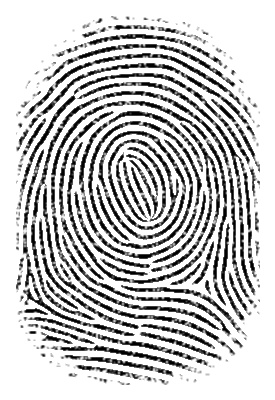
#> input picture images/input/1.jpg, 275 x 400 px
$ python run_experiment.py   (older library calls are emulated)
#> lines starting #> are read from the running program, lines starting #| are printed output that depends on the picture; after the words box and inside, x2 and y2 are one past the last pixel; in counts of white or black regions, pixels touching at a corner belong together
### src/fingerprint_pipeline.py
"""Classical fingerprint feature-extraction research pipeline.

This module reconstructs the useful parts of the legacy notebook into an
ordered, testable pipeline.  It is intentionally a vision research prototype,
not a production AFIS implementation and not an ISO template encoder.
"""
from __future__ import annotations

from dataclasses import dataclass, asdict
from pathlib import Path
from typing import Iterable, Sequence
import csv
import json
import math

import cv2
import numpy as np
from scipy import ndimage
from scipy.signal import find_peaks
from skimage.morphology import remove_small_objects, skeletonize


@dataclass(frozen=True)
class PipelineConfig:
    block_size: int = 16
    clahe_clip_limit: float = 2.0
    clahe_grid: tuple[int, int] = (8, 8)
    orientation_smooth_sigma_blocks: float = 1.0
    roi_dark_threshold: int = 248
    roi_close_size: int = 19
    roi_erode_px: int = 25
    adaptive_block_size: int = 31  # retained only for the documented experimental branch
    adaptive_c: int = 7
    morph_kernel_size: int = 1
    min_component_size: int = 24
    prune_length: int = 5
    minutia_roi_distance: float = 38.0
    minutia_min_coherence: float = 0.40
    minutia_min_separation: float = 20.0
    branch_trace_length: int = 18
    branch_min_length: int = 15
    broken_ridge_pair_max_gap: float = 24.0
    broken_ridge_pair_angle_tolerance_deg: float = 35.0
    singular_search_radius_px: int = 10
    singular_ring_radius_px: int = 10
    singular_min_coherence: float = 0.12


@dataclass
class Minutia:
    x: int
    y: int
    kind: str
    branch_angles_rad: list[float]
    branch_lengths_px: list[int]
    coherence: float
    roi_distance_px: float
    quality_proxy: float

    @property
    def orientation_rad(self) -> float | None:
        return self.branch_angles_rad[0] if self.branch_angles_rad else None


@dataclass
class SingularPoint:
    x: int
    y: int
    kind: str
    poincare_index_rad: float
    branch_angles_rad: list[float]
    coherence: float


@dataclass
class PipelineResult:
    original: np.ndarray
    normalized: np.ndarray
    enhanced: np.ndarray
    roi_mask: np.ndarray
    inner_roi_mask: np.ndarray
    orientation_blocks: np.ndarray
    coherence_blocks: np.ndarray
    orientation_dense: np.ndarray
    coherence_dense: np.ndarray
    binary_ridges: np.ndarray
    skeleton: np.ndarray
    minutiae: list[Minutia]
    singular_points: list[SingularPoint]
    diagnostics: dict


_OFFSETS_8 = [
    (-1, 0), (-1, 1), (0, 1), (1, 1),
    (1, 0), (1, -1), (0, -1), (-1, -1),
]


def load_grayscale(path: str | Path) -> np.ndarray:
    img = cv2.imread(str(path), cv2.IMREAD_GRAYSCALE)
#> img is the input picture: shape (400, 275); min 0, max 255, mean 197.5
    if img is None:
        raise FileNotFoundError(f"Could not read image: {path}")
    if img.ndim != 2:
        raise ValueError("Expected a single-channel grayscale image")
    return img


def normalize_and_clahe(img: np.ndarray, cfg: PipelineConfig) -> tuple[np.ndarray, np.ndarray]:
    normalized = cv2.normalize(img, None, 0, 255, cv2.NORM_MINMAX)
    clahe = cv2.createCLAHE(
        clipLimit=cfg.clahe_clip_limit,
        tileGridSize=cfg.clahe_grid,
    )
    enhanced = clahe.apply(normalized)
    return normalized, enhanced


def largest_component(mask: np.ndarray) -> np.ndarray:
    mask_u8 = (mask > 0).astype(np.uint8)
    n, labels, stats, _ = cv2.connectedComponentsWithStats(mask_u8, 8)
    if n <= 1:
        return mask_u8 * 255
    idx = 1 + int(np.argmax(stats[1:, cv2.CC_STAT_AREA]))
    return (labels == idx).astype(np.uint8) * 255


def compute_roi_mask(img: np.ndarray, cfg: PipelineConfig) -> tuple[np.ndarray, np.ndarray]:
    # The supplied laboratory image has a white background.  Thresholding dark
    # pixels, joining ridge fragments, and filling the largest contour yields a
    # stable foreground envelope without pretending to be a general segmenter.
    dark = (img < cfg.roi_dark_threshold).astype(np.uint8) * 255
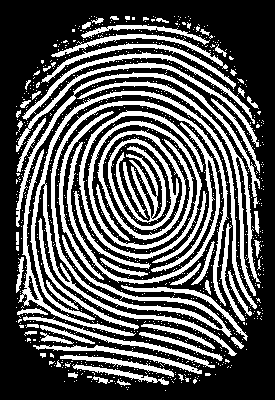
#> dark: shape (400, 275); 34.2% white; 988 white regions (919 under 20 px), largest, box (x1, y1, x2, y2) and area: (30, 91, 257, 356) 3717, (51, 101, 232, 337) 3535, (79, 110, 204, 259) 3366
    k = cv2.getStructuringElement(
        cv2.MORPH_ELLIPSE, (cfg.roi_close_size, cfg.roi_close_size)
    )
    connected = cv2.morphologyEx(dark, cv2.MORPH_CLOSE, k, iterations=2)
#> connected: shape (400, 275); 81.3% white; 4 black regions, box (x1, y1, x2, y2) and area: (144, 0, 275, 117) 6251, (0, 0, 101, 116) 5877, (0, 312, 112, 400) 4475, (185, 315, 275, 400) 3980
    connected = cv2.dilate(connected, k, iterations=1)
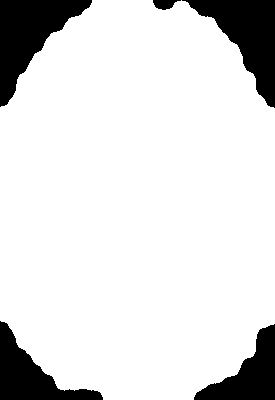
#> connected: shape (400, 275); 86.5% white; 5 black regions, box (x1, y1, x2, y2) and area: (0, 0, 92, 107) 4456, (182, 0, 275, 108) 4278, (0, 321, 103, 400) 3110, (194, 324, 275, 400) 2811, (153, 0, 181, 10) 182
    connected = largest_component(connected)
#> in largest_component, `n, labels, stats, _ = cv2.connectedComponentsWithStats(mask_u8, 8)`: labels: shape (400, 275) int32; values 0 (black) and 1 (white), 86.5% white; 5 black regions
#> in largest_component, `n, labels, stats, _ = cv2.connectedComponentsWithStats(mask_u8, 8)`: n = 2; stats = [[0, 0, 275, 400, 14837], [0, 0, 275, 400, 95163]]
#> in largest_component, `idx = 1 + int(np.argmax(stats[1:, cv2.CC_STAT_AREA]))`: idx = 1
    contours, _ = cv2.findContours(connected, cv2.RETR_EXTERNAL, cv2.CHAIN_APPROX_SIMPLE)
#> contours = 1 contour; box (x1, y1, x2, y2) and area: (0, 0, 275, 400) 94599
    filled = np.zeros_like(img, dtype=np.uint8)
    if contours:
        cnt = max(contours, key=cv2.contourArea)
#> cnt = contour of 382 points, box (x1, y1, x2, y2) (0, 0, 275, 400), area 94599
        hull = cv2.convexHull(cnt)
#> hull = contour of 26 points, box (x1, y1, x2, y2) (0, 0, 275, 400), area 96292
        cv2.drawContours(filled, [hull], -1, 255, thickness=-1)
#> filled: shape (400, 275); 88% white; 4 black regions, box (x1, y1, x2, y2) and area: (0, 0, 92, 107) 4143, (184, 0, 275, 108) 3889, (0, 321, 101, 400) 2737, (194, 324, 275, 400) 2415
    else:
        filled[:] = 255
    # Smooth blocky edges and keep a conservative interior for minutiae.
    filled = cv2.morphologyEx(
        filled,
        cv2.MORPH_CLOSE,
        cv2.getStructuringElement(cv2.MORPH_ELLIPSE, (9, 9)),
    )
#> filled: shape (400, 275); 88.1% white; 4 black regions, box (x1, y1, x2, y2) and area: (0, 0, 89, 103) 4129, (189, 0, 275, 104) 3872, (0, 325, 88, 400) 2699, (199, 328, 275, 400) 2396
    erode_k = cv2.getStructuringElement(
        cv2.MORPH_ELLIPSE,
        (2 * cfg.roi_erode_px + 1, 2 * cfg.roi_erode_px + 1),
    )
    inner = cv2.erode(filled, erode_k)
#> inner: shape (400, 275); 74.8% white; 4 black regions, box (x1, y1, x2, y2) and area: (0, 0, 114, 128) 8097, (164, 0, 275, 129) 7834, (0, 300, 113, 400) 6196, (174, 303, 275, 400) 5588
    return filled, inner


def _smooth_axial_field(theta: np.ndarray, sigma: float, mask: np.ndarray | None = None) -> np.ndarray:
    c = np.cos(2.0 * theta)
    s = np.sin(2.0 * theta)
    if mask is None:
        c_s = ndimage.gaussian_filter(c, sigma=sigma, mode="nearest")
        s_s = ndimage.gaussian_filter(s, sigma=sigma, mode="nearest")
    else:
        m = mask.astype(float)
        den = ndimage.gaussian_filter(m, sigma=sigma, mode="nearest") + 1e-8
        c_s = ndimage.gaussian_filter(c * m, sigma=sigma, mode="nearest") / den
        s_s = ndimage.gaussian_filter(s * m, sigma=sigma, mode="nearest") / den
    return 0.5 * np.arctan2(s_s, c_s)


def estimate_orientation_fields(
    img: np.ndarray,
    roi_mask: np.ndarray,
    cfg: PipelineConfig,
) -> tuple[np.ndarray, np.ndarray, np.ndarray, np.ndarray]:
    f = img.astype(np.float32)
    gx = cv2.Sobel(f, cv2.CV_32F, 1, 0, ksize=3)
    gy = cv2.Sobel(f, cv2.CV_32F, 0, 1, ksize=3)
    gxx = gx * gx
    gyy = gy * gy
    gxy = gx * gy

    # Dense structure tensor for pixel-level refinement.
    sigma_px = max(3.0, cfg.block_size / 2.0)
    jxx = ndimage.gaussian_filter(gxx, sigma=sigma_px, mode="nearest")
    jyy = ndimage.gaussian_filter(gyy, sigma=sigma_px, mode="nearest")
    jxy = ndimage.gaussian_filter(gxy, sigma=sigma_px, mode="nearest")
    gradient_axis_dense = 0.5 * np.arctan2(2.0 * jxy, jxx - jyy)
    ridge_dense = np.mod(gradient_axis_dense + np.pi / 2.0, np.pi)
    coherence_dense = np.sqrt((jxx - jyy) ** 2 + 4.0 * jxy ** 2) / (jxx + jyy + 1e-8)
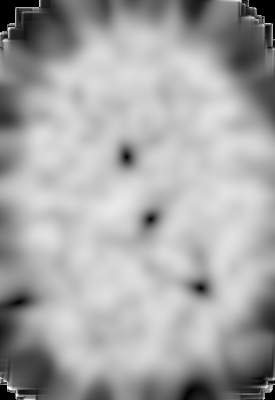
#> coherence_dense: shape (400, 275) float32; min 0, max 0.993, mean 0.652
    ridge_dense = _smooth_axial_field(
        ridge_dense,
        sigma=max(1.0, cfg.block_size / 8.0),
        mask=(roi_mask > 0),
    )
#> in _smooth_axial_field, `c_s = ndimage.gaussian_filter(c * m, sigma=sigma, mode="nearest") / den`:
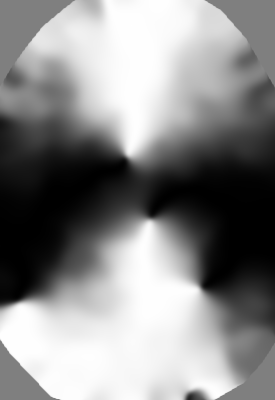
#> c_s: shape (400, 275) float64; min -1, max 1, mean 0.083; drawn with min black and max white
#> in _smooth_axial_field, `s_s = ndimage.gaussian_filter(s * m, sigma=sigma, mode="nearest") / den`:
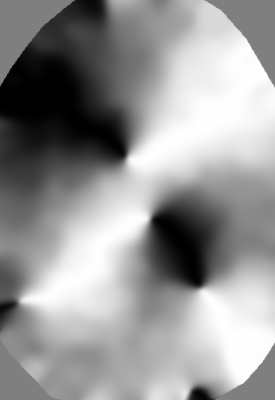
#> s_s: shape (400, 275) float64; min -1, max 1, mean 0.175; drawn with min black and max white
#> in _smooth_axial_field, `return 0.5 * np.arctan2(s_s, c_s)`:
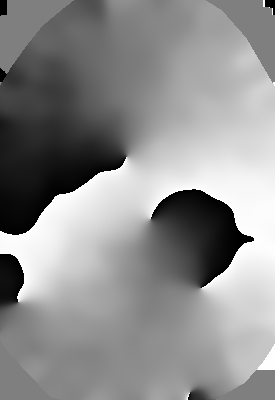
#> returned value: shape (400, 275) float64; min -1.57, max 1.57, mean 0.178; drawn with min black and max white

    h, w = img.shape
#> h = 400; w = 275
    bs = cfg.block_size
    bh = math.ceil(h / bs)
#> bh = 25
    bw = math.ceil(w / bs)
#> bw = 18
    theta_b = np.zeros((bh, bw), dtype=np.float32)
    coherence_b = np.zeros((bh, bw), dtype=np.float32)
    block_mask = np.zeros((bh, bw), dtype=np.uint8)
    for br in range(bh):
        y0, y1 = br * bs, min((br + 1) * bs, h)
        for bc in range(bw):
            x0, x1 = bc * bs, min((bc + 1) * bs, w)
            roi_fraction = float(np.mean(roi_mask[y0:y1, x0:x1] > 0))
            if roi_fraction < 0.25:
                continue
            sx = float(np.sum(gxx[y0:y1, x0:x1]))
            sy = float(np.sum(gyy[y0:y1, x0:x1]))
            sxy = float(np.sum(gxy[y0:y1, x0:x1]))
            gradient_axis = 0.5 * math.atan2(2.0 * sxy, sx - sy)
            theta_b[br, bc] = (gradient_axis + math.pi / 2.0) % math.pi
            coherence_b[br, bc] = math.sqrt((sx - sy) ** 2 + 4.0 * sxy ** 2) / (sx + sy + 1e-8)
            block_mask[br, bc] = 1
    theta_b = _smooth_axial_field(
        theta_b,
        sigma=cfg.orientation_smooth_sigma_blocks,
        mask=block_mask,
    ).astype(np.float32)
    coherence_b = ndimage.gaussian_filter(coherence_b, sigma=0.8)
    coherence_b *= block_mask
    return theta_b, coherence_b, ridge_dense.astype(np.float32), coherence_dense.astype(np.float32)


def binarize_and_skeletonize(
    enhanced: np.ndarray,
    roi_mask: np.ndarray,
    cfg: PipelineConfig,
) -> tuple[np.ndarray, np.ndarray, dict]:
    # The useful skeleton at the bottom of the legacy notebook came from a
    # direct binary ridge image followed by thinning.  For this already
    # high-contrast laboratory input, global Otsu thresholding preserves ridge
    # continuity better than the abandoned pixel-wise Gabor/adaptive branch.
    otsu_threshold, binary = cv2.threshold(
        enhanced, 0, 255, cv2.THRESH_BINARY_INV + cv2.THRESH_OTSU
    )
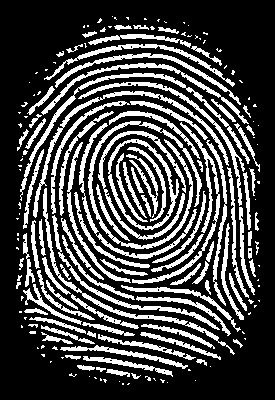
#> binary: shape (400, 275); 27.3% white; 187 white regions (90 under 20 px), largest, box (x1, y1, x2, y2) and area: (88, 121, 202, 249) 1590, (20, 73, 250, 201) 1251, (33, 91, 229, 218) 1173
#> otsu_threshold = 153
    binary = cv2.bitwise_and(binary, roi_mask)
    if cfg.morph_kernel_size > 1:
        k = cv2.getStructuringElement(
            cv2.MORPH_ELLIPSE,
            (cfg.morph_kernel_size, cfg.morph_kernel_size),
        )
        binary = cv2.morphologyEx(binary, cv2.MORPH_OPEN, k, iterations=1)
        binary = cv2.morphologyEx(binary, cv2.MORPH_CLOSE, k, iterations=1)
#> (the run stopped early here; a loop or call above may not have finished)

$ run again, with images/input/ImageReferenciaConMinutiaeExperto.jpg copied over images/input/1.jpg
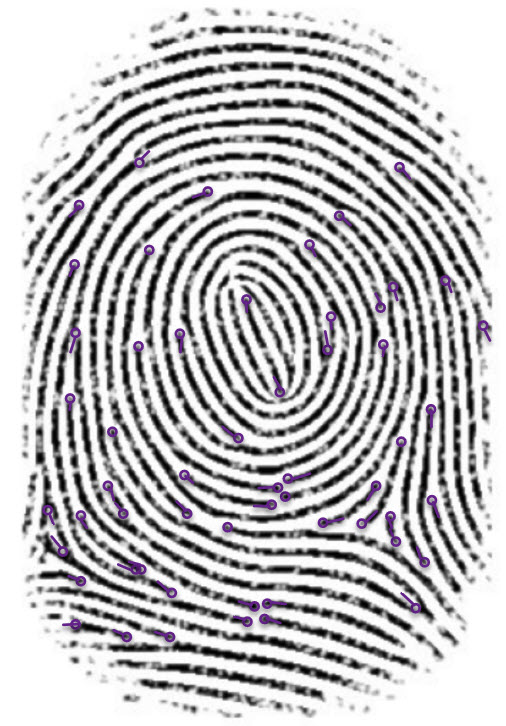
#> input picture images/input/ImageReferenciaConMinutiaeExperto.jpg, 506 x 726 px
#> in compute_roi_mask, `dark = (img < cfg.roi_dark_threshold).astype(np.uint8) * 255`:
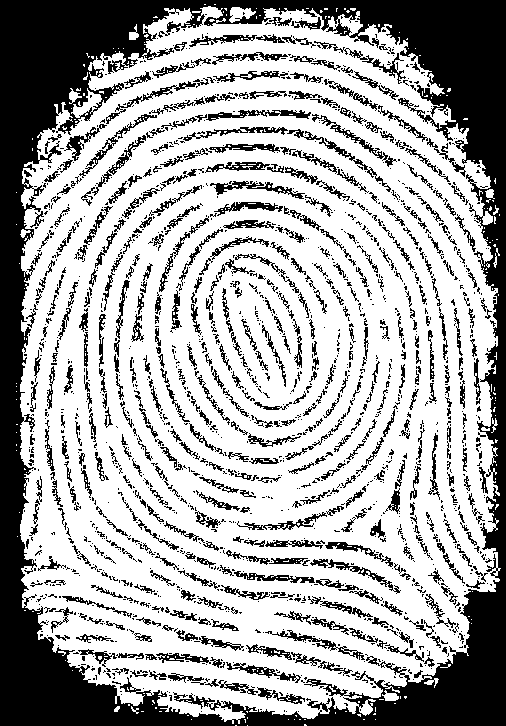
#> dark: shape (726, 506); 66.7% white; 1811 black regions (1289 under 20 px), largest, box (x1, y1, x2, y2) and area: (0, 0, 506, 726) 75360, (206, 110, 311, 121) 483, (210, 181, 305, 199) 483
#> mask_u8: shape (726, 506); values 0 (black) and 1 (white), 88.9% white; 5 black regions, box (x1, y1, x2, y2) and area: (0, 0, 156, 384) 14368, (365, 0, 506, 172) 10312, (0, 450, 111, 726) 9261, (384, 598, 506, 726) 6701, (0, 399, 11, 425) 222
#> labels: shape (726, 506) int32; values 0 (black) and 1 (white), 88.9% white; 5 black regions
#> n = 2; stats = [[0, 0, 506, 726, 40864], [0, 0, 506, 726, 326492]]
#> idx = 1
#> contours = 1 contour; box (x1, y1, x2, y2) and area: (0, 0, 506, 726) 325408
#> cnt = contour of 721 points, box (x1, y1, x2, y2) (0, 0, 506, 726), area 325408
#> hull = contour of 25 points, box (x1, y1, x2, y2) (0, 0, 506, 726), area 332465
#> inner: shape (726, 506); 83.6% white; 4 black regions, box (x1, y1, x2, y2) and area: (0, 0, 177, 288) 19967, (345, 0, 506, 192) 15291, (0, 477, 134, 726) 14515, (364, 579, 506, 726) 10343
#> m: shape (726, 506) float64; values 0 (black) and 1 (white), 90.9% white; 4 black regions, box (x1, y1, x2, y2) and area: (0, 0, 152, 263) 11293, (370, 0, 506, 167) 9264, (0, 502, 109, 726) 7440, (389, 604, 506, 726) 5448
#> c: shape (46, 32) float32
#> s: shape (46, 32) float32
#> m: shape (46, 32) float64; values 0 (black) and 1 (white), 91.1% white; 4 black regions, box (x1, y1, x2, y2) and area: (0, 0, 9, 11) 39, (24, 0, 32, 10) 37, (0, 37, 6, 46) 29, (25, 38, 32, 46) 26
#> den: shape (46, 32) float64
#> c_s: shape (46, 32) float64
#> s_s: shape (46, 32) float64
#> in binarize_and_skeletonize, `otsu_threshold, binary = cv2.threshold( enhanced, 0, 255, cv2.THRESH_B..`:
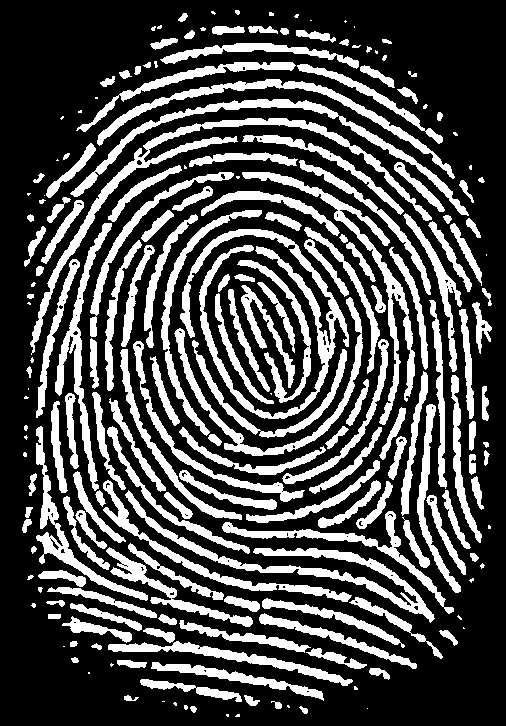
#> binary: shape (726, 506); 29.3% white; 210 white regions (49 under 20 px), largest, box (x1, y1, x2, y2) and area: (180, 229, 349, 419) 5174, (30, 118, 432, 355) 4514, (125, 490, 435, 623) 3803
#> otsu_threshold = 156
